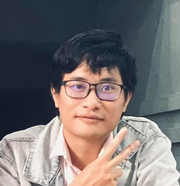
#> input picture du.png, 180 x 186 px
$ python -i program.py   (imports and definitions only)
#> lines starting #> are read from the running program, lines starting #| are printed output that depends on the picture; after the words box and inside, x2 and y2 are one past the last pixel; in counts of white or black regions, pixels touching at a corner belong together
#> further down, picture is the input picture: shape (186, 180, 3); mean B, G, R 112.4, 111.9, 117.1
from signal import signal, SIGPIPE, SIG_DFL

# [1 line not run here, left out]

from distutils.cmd import Command
from math import sqrt
from queue import Empty, Queue, LifoQueue

from threading import Thread
import time
import cv2
import subprocess
import pyaudio
import datetime
import os
import numpy
import imutils

import multiprocessing


def audio_stream():
    p = pyaudio.PyAudio()
    info = p.get_host_api_info_by_index(0)
    numdevices = info.get('deviceCount')
    for i in range(0, numdevices):
        if (p.get_device_info_by_host_api_device_index(0, i).get('maxInputChannels')) > 0:
            print("Input Device id ", i, " - ",
                  p.get_device_info_by_host_api_device_index(0, i).get('name'))

    CHUNK = 1024
    FORMAT = pyaudio.paInt16
    CHANNELS = 1
    RATE = 44100

    stream = p.open(format=FORMAT,
                    channels=CHANNELS,
                    rate=RATE,
                    input=True,
                    frames_per_buffer=CHUNK)

    return (stream, p, CHUNK)


cameraip = 0
# cameraip="rtsp://..."

# [1 line that did not run here, left out]


# [1 line that did not run here, left out]

# [1 line that did not run here, left out]

# [1 line that did not run here, left out]
# [1 line that did not run here, left out]
# [1 line that did not run here, left out]
# [1 line that did not run here, left out]
# [1 line that did not run here, left out]
# [1 line that did not run here, left out]


class App:
    # [172 lines left out: functions __init__, UnlinkPipe, not called in this run]

    def __del__(self):
        self.UnlinkPipe()


# https://trac.ffmpeg.org/wiki/StreamingGuide
"""
https://gist.github.com/travelhawk/4537a79c11fa5e308e6645a0b434cf4f
"""


def cv2_draw_contours(image):
    imagegray = cv2.cvtColor(image, cv2.COLOR_BGR2GRAY)  # gray scale image
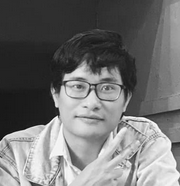
#> imagegray: shape (186, 180); min 1, max 254, mean 113.5
    #image = cv2.cvtColor(image, cv2.COLOR_BGR2LUV)
    thresh, imagegray = cv2.threshold(
        imagegray, 70, 255, cv2.THRESH_BINARY_INV)
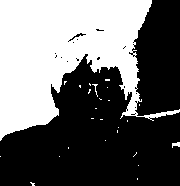
#> imagegray: shape (186, 180); 41.4% white; 26 white regions (23 under 20 px), largest, box (x1, y1, x2, y2) and area: (0, 0, 180, 141) 13725, (172, 142, 180, 148) 31, (92, 84, 98, 97) 21

    edges = cv2.Canny(imagegray, 100, 155)
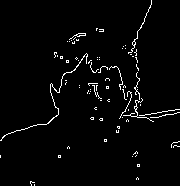
#> edges: shape (186, 180); 2.7% white in thin lines or dots

    contours, hierarchy = cv2.findContours(
        edges, cv2.RETR_TREE, cv2.CHAIN_APPROX_SIMPLE)
#> contours = 91 contours, 89 with area under 20; largest, box (x1, y1, x2, y2) and area: (0, 53, 88, 141) 24, (69, 33, 86, 40) 20

    image = cv2.cvtColor(imagegray, cv2.COLOR_GRAY2BGR)

    cv2.drawContours(image, contours, -1, (255, 0, 255), 1)
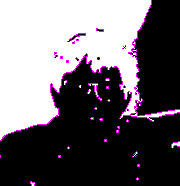
#> image: shape (186, 180, 3); mean B, G, R 109.1, 102.3, 109.1

    return image


# [451 lines left out: functions draw_overlay, proc_write_pipe, transparent_black, rotate_image, stream_youtube, video_preprocess_zoom and 3 more, not called in this run]


tvid =  multiprocessing.Process(target=video_capture, args=(), daemon=True)

# [3 lines not run here, left out]

tyoutube = multiprocessing.Process(target=stream_youtube, args=(), daemon=True)

# [1 line not run here, left out]

# [1 line that did not run here, left out]

tpreprocess = Thread(target=video_preprocess, args=(), daemon=True)

# [4 lines not run here, left out]

# https://stackoverflow.com/questions/68527762/pipe-opencv-and-pyaudio-to-ffmpeg-streaming-youtube-rtmp-from-python
#https://sonnati.wordpress.com/2011/08/30/ffmpeg-%e2%80%93-the-swiss-army-knife-of-internet-streaming-%e2%80%93-part-iv/

>>> import cv2
>>> picture = cv2.imread('du.png')
>>> result = cv2_draw_contours(picture)
